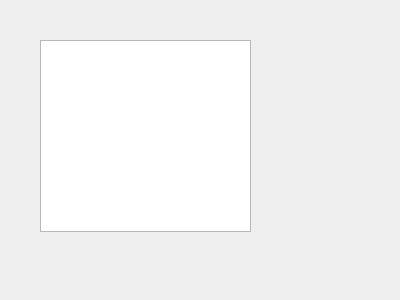
<?xml version="1.0" encoding="UTF-8"?>
<ui version="4.0">
 <class>Form</class>
 <widget class="QWidget" name="Form">
  <property name="geometry">
   <rect>
    <x>0</x>
    <y>0</y>
    <width>400</width>
    <height>300</height>
   </rect>
  </property>
  <property name="windowTitle">
   <string>Form</string>
  </property>
  <widget class="QListView" name="listView">
   <property name="geometry">
    <rect>
     <x>40</x>
     <y>40</y>
     <width>211</width>
     <height>192</height>
    </rect>
   </property>
  </widget>
 </widget>
 <resources/>
 <connections/>
</ui>
